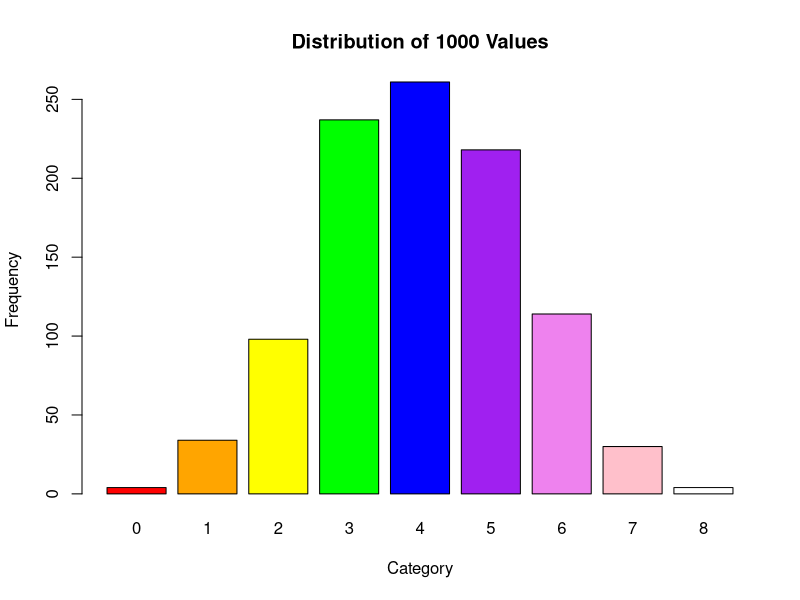
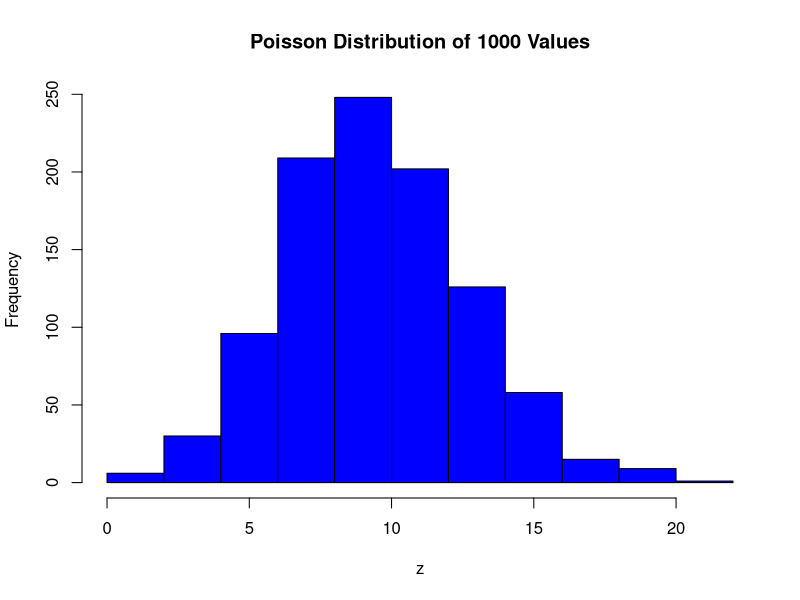
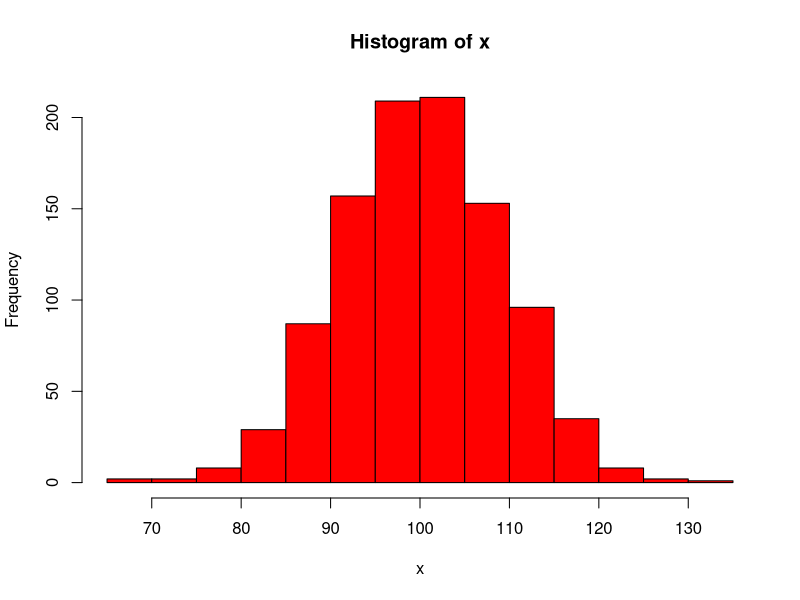

Write the R code that produced these figures, in order.
## ---- chunk 1
y =  rbinom(1000,8,0.5)
## ---- chunk 2
barplot(main="Distribution of 1000 Values",table(y),xlab="Category",ylab="Frequency",
col=c("red","orange","yellow","green","blue",
"purple", "violet", "pink", "white"))
## ---- chunk 3
mean(y)
var(y)
## ---- chunk 4
(sum(y<7)/1000) - (sum(y<=3)/1000)
pbinom(q=6,size=8,prob=0.5) - pbinom(q=3,size=8,prob=0.5)
## ---- chunk 5
z =  rpois(1000,10)
## ---- chunk 6
hist(z,main="Poisson Distribution of 1000 Values",xlab="z",ylab="Frequency",col="blue")
## ---- chunk 7
(sum(z < 8)/1000)
ppois(7,10)
## ---- chunk 8
x = rnorm(n=1000,mean=100,sd=9)
## ---- chunk 9
hist(x,col="red", main="Histogram of x",xlab="x",ylab="Frequency")
## ---- chunk 10
1 - pnorm(72,100,9)
(sum(x>72)/1000)
